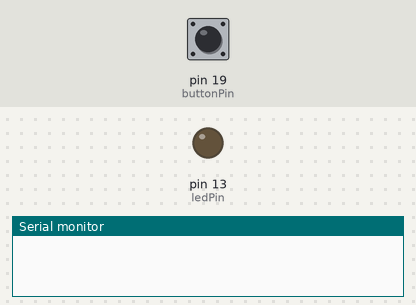
A sketch run on a simulated Arduino Uno, built with avr-gcc and run on an emulated ATmega328P. On the bench: output pins drawn as LEDs (lit = HIGH), the last lines printed to the serial monitor. Inputs (shaded band) come from the test bench; at power-on: pin 19 (buttonPin) HIGH.

Above: at 1.2 s.
1.3 s: pin 19 (buttonPin) pulled LOW for 0.15 s
At 2.5 s:
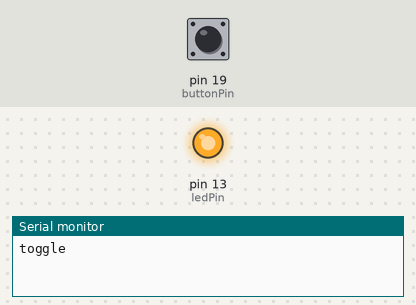
2.9 s: pin 19 (buttonPin) pulled LOW for 1 s
At 3.8 s:
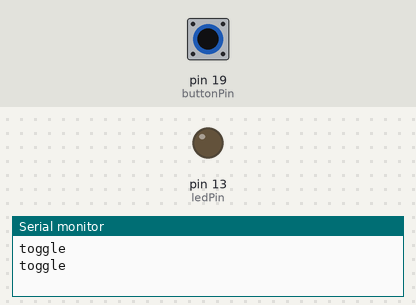
5.4 s: pin 19 (buttonPin) pulled LOW for 3.2 s
At 5.7 s:
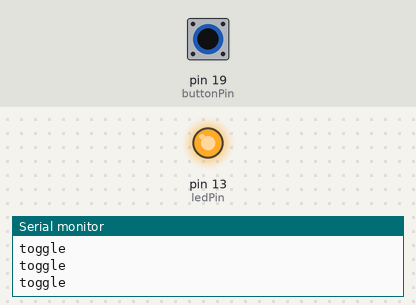
Timing chart, 0 to 8.4 s (numbered marks = the images above; inputs shaded):
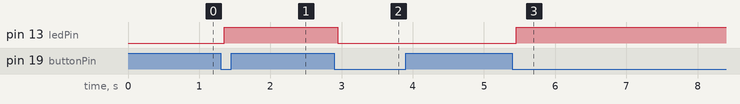

The sketch:

debounced-button.ino
```cpp
/* Debounced button
 * Same idea as bounce-demo.ino, but the reading is only trusted once it has
 * held steady for debounceDelay - fixing the false-toggle problem.
 */

const int ledPin = 13;
const int buttonPin = 19;
const unsigned long debounceDelay = 50; // ms

bool ledState = LOW;
int lastReading = HIGH;   // raw pin value from the previous loop pass
int buttonState = HIGH;   // the value we've decided to trust
unsigned long lastChangeTime = 0;

void setup() {
  Serial.begin(115200);
  pinMode(ledPin, OUTPUT);
  pinMode(buttonPin, INPUT_PULLUP);
}

void loop() {
  int reading = digitalRead(buttonPin);

  // Any raw change at all restarts the settling clock.
  if (reading != lastReading) {
    lastChangeTime = millis();
  }

  // Only proceed once the reading has been stable long enough to trust.
  if (millis() - lastChangeTime > debounceDelay) {
    if (reading != buttonState) {
      // A genuine, settled change - not just a raw flicker.
      buttonState = reading;

      if (buttonState == LOW) {
        // Act on the press edge only (falling edge), not the release.
        ledState = !ledState;
        digitalWrite(ledPin, ledState);
        Serial.println("toggle");
      }
    }
  }

  lastReading = reading;
}

/* Why two state variables instead of one:
 * - lastReading: the raw pin value, updated every pass, used only to
 *   detect "did anything just flicker" and reset the settling clock.
 * - buttonState: the value we actually trust, updated only after it has
 *   held steady past debounceDelay.
 *
 * Common mistake: drop the "if (reading != buttonState)" check and the
 * code looks fine at first - until the button is held down. Then it
 * toggles on every loop pass for as long as it's held, because
 * lastChangeTime stops updating once the reading is steady, so the
 * "stable long enough" condition stays true continuously.
 */
```

Measured:
- after the input at 1.3 s, pin 13 (ledPin): LOW → HIGH after 0.05 s
- after the input at 2.9 s, pin 13 (ledPin): HIGH → LOW after 0.05 s
- after the input at 5.4 s, pin 13 (ledPin): LOW → HIGH after 0.05 s
